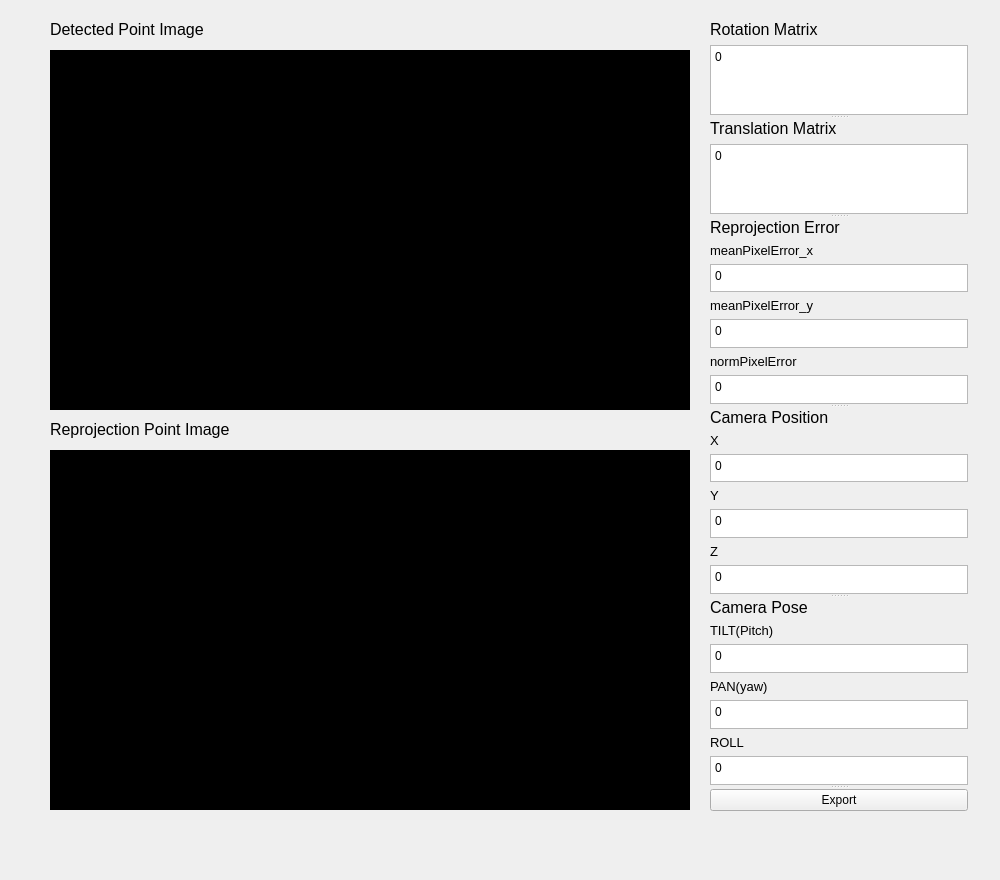
<?xml version="1.0" encoding="UTF-8"?>
<ui version="4.0">
 <class>CameraPoseEstimation</class>
 <widget class="QWidget" name="CameraPoseEstimation">
  <property name="geometry">
   <rect>
    <x>0</x>
    <y>0</y>
    <width>1000</width>
    <height>880</height>
   </rect>
  </property>
  <property name="windowTitle">
   <string>Form</string>
  </property>
  <widget class="QLabel" name="ReProjectionImg">
   <property name="geometry">
    <rect>
     <x>50</x>
     <y>450</y>
     <width>640</width>
     <height>360</height>
    </rect>
   </property>
   <property name="styleSheet">
    <string notr="true">background-color: rgb(0, 0, 0);</string>
   </property>
   <property name="text">
    <string/>
   </property>
  </widget>
  <widget class="QLabel" name="PointImg">
   <property name="geometry">
    <rect>
     <x>50</x>
     <y>50</y>
     <width>640</width>
     <height>360</height>
    </rect>
   </property>
   <property name="styleSheet">
    <string notr="true">background-color: rgb(0, 0, 0);</string>
   </property>
   <property name="text">
    <string/>
   </property>
  </widget>
  <widget class="QLabel" name="label_14">
   <property name="geometry">
    <rect>
     <x>50</x>
     <y>20</y>
     <width>256</width>
     <height>19</height>
    </rect>
   </property>
   <property name="text">
    <string>&lt;html&gt;&lt;head/&gt;&lt;body&gt;&lt;p&gt;&lt;span style=&quot; font-size:12pt;&quot;&gt;Detected Point Image&lt;/span&gt;&lt;/p&gt;&lt;/body&gt;&lt;/html&gt;</string>
   </property>
  </widget>
  <widget class="QLabel" name="label_15">
   <property name="geometry">
    <rect>
     <x>50</x>
     <y>420</y>
     <width>256</width>
     <height>19</height>
    </rect>
   </property>
   <property name="text">
    <string>&lt;html&gt;&lt;head/&gt;&lt;body&gt;&lt;p&gt;&lt;span style=&quot; font-size:12pt;&quot;&gt;Reprojection Point Image&lt;/span&gt;&lt;/p&gt;&lt;/body&gt;&lt;/html&gt;</string>
   </property>
  </widget>
  <widget class="QSplitter" name="splitter">
   <property name="geometry">
    <rect>
     <x>710</x>
     <y>20</y>
     <width>258</width>
     <height>791</height>
    </rect>
   </property>
   <property name="orientation">
    <enum>Qt::Vertical</enum>
   </property>
   <widget class="QWidget" name="layoutWidget">
    <layout class="QVBoxLayout" name="verticalLayout">
     <item>
      <widget class="QLabel" name="label_3">
       <property name="text">
        <string>&lt;html&gt;&lt;head/&gt;&lt;body&gt;&lt;p&gt;&lt;span style=&quot; font-size:12pt;&quot;&gt;Rotation Matrix&lt;/span&gt;&lt;/p&gt;&lt;/body&gt;&lt;/html&gt;</string>
       </property>
      </widget>
     </item>
     <item>
      <widget class="QTextEdit" name="R_Matrix_text">
       <property name="html">
        <string>&lt;!DOCTYPE HTML PUBLIC &quot;-//W3C//DTD HTML 4.0//EN&quot; &quot;http://www.w3.org/TR/REC-html40/strict.dtd&quot;&gt;
&lt;html&gt;&lt;head&gt;&lt;meta name=&quot;qrichtext&quot; content=&quot;1&quot; /&gt;&lt;style type=&quot;text/css&quot;&gt;
p, li { white-space: pre-wrap; }
&lt;/style&gt;&lt;/head&gt;&lt;body style=&quot; font-family:'Sans Serif'; font-size:9pt; font-weight:400; font-style:normal;&quot;&gt;
&lt;p style=&quot; margin-top:0px; margin-bottom:0px; margin-left:0px; margin-right:0px; -qt-block-indent:0; text-indent:0px;&quot;&gt;0&lt;/p&gt;&lt;/body&gt;&lt;/html&gt;</string>
       </property>
      </widget>
     </item>
    </layout>
   </widget>
   <widget class="QWidget" name="layoutWidget_2">
    <layout class="QVBoxLayout" name="verticalLayout_2">
     <item>
      <widget class="QLabel" name="label_4">
       <property name="text">
        <string>&lt;html&gt;&lt;head/&gt;&lt;body&gt;&lt;p&gt;&lt;span style=&quot; font-size:12pt;&quot;&gt;Translation Matrix&lt;/span&gt;&lt;/p&gt;&lt;/body&gt;&lt;/html&gt;</string>
       </property>
      </widget>
     </item>
     <item>
      <widget class="QTextEdit" name="T_Matrix_text">
       <property name="html">
        <string>&lt;!DOCTYPE HTML PUBLIC &quot;-//W3C//DTD HTML 4.0//EN&quot; &quot;http://www.w3.org/TR/REC-html40/strict.dtd&quot;&gt;
&lt;html&gt;&lt;head&gt;&lt;meta name=&quot;qrichtext&quot; content=&quot;1&quot; /&gt;&lt;style type=&quot;text/css&quot;&gt;
p, li { white-space: pre-wrap; }
&lt;/style&gt;&lt;/head&gt;&lt;body style=&quot; font-family:'Sans Serif'; font-size:9pt; font-weight:400; font-style:normal;&quot;&gt;
&lt;p style=&quot; margin-top:0px; margin-bottom:0px; margin-left:0px; margin-right:0px; -qt-block-indent:0; text-indent:0px;&quot;&gt;0&lt;/p&gt;&lt;/body&gt;&lt;/html&gt;</string>
       </property>
      </widget>
     </item>
    </layout>
   </widget>
   <widget class="QWidget" name="layoutWidget_3">
    <layout class="QVBoxLayout" name="verticalLayout_5">
     <item>
      <widget class="QLabel" name="label_5">
       <property name="text">
        <string>&lt;html&gt;&lt;head/&gt;&lt;body&gt;&lt;p&gt;&lt;span style=&quot; font-size:12pt;&quot;&gt;Reprojection Error&lt;/span&gt;&lt;/p&gt;&lt;/body&gt;&lt;/html&gt;</string>
       </property>
      </widget>
     </item>
     <item>
      <widget class="QLabel" name="label_11">
       <property name="text">
        <string>&lt;html&gt;&lt;head/&gt;&lt;body&gt;&lt;p&gt;&lt;span style=&quot; font-size:10pt;&quot;&gt;meanPixelError_x&lt;/span&gt;&lt;/p&gt;&lt;/body&gt;&lt;/html&gt;</string>
       </property>
      </widget>
     </item>
     <item>
      <widget class="QTextEdit" name="meanPixelError_x_text">
       <property name="html">
        <string>&lt;!DOCTYPE HTML PUBLIC &quot;-//W3C//DTD HTML 4.0//EN&quot; &quot;http://www.w3.org/TR/REC-html40/strict.dtd&quot;&gt;
&lt;html&gt;&lt;head&gt;&lt;meta name=&quot;qrichtext&quot; content=&quot;1&quot; /&gt;&lt;style type=&quot;text/css&quot;&gt;
p, li { white-space: pre-wrap; }
&lt;/style&gt;&lt;/head&gt;&lt;body style=&quot; font-family:'Sans Serif'; font-size:9pt; font-weight:400; font-style:normal;&quot;&gt;
&lt;p style=&quot; margin-top:0px; margin-bottom:0px; margin-left:0px; margin-right:0px; -qt-block-indent:0; text-indent:0px;&quot;&gt;0&lt;/p&gt;&lt;/body&gt;&lt;/html&gt;</string>
       </property>
      </widget>
     </item>
     <item>
      <widget class="QLabel" name="label_12">
       <property name="text">
        <string>&lt;html&gt;&lt;head/&gt;&lt;body&gt;&lt;p&gt;&lt;span style=&quot; font-size:10pt;&quot;&gt;meanPixelError_y&lt;/span&gt;&lt;/p&gt;&lt;/body&gt;&lt;/html&gt;</string>
       </property>
      </widget>
     </item>
     <item>
      <widget class="QTextEdit" name="meanPixelError_y_text">
       <property name="html">
        <string>&lt;!DOCTYPE HTML PUBLIC &quot;-//W3C//DTD HTML 4.0//EN&quot; &quot;http://www.w3.org/TR/REC-html40/strict.dtd&quot;&gt;
&lt;html&gt;&lt;head&gt;&lt;meta name=&quot;qrichtext&quot; content=&quot;1&quot; /&gt;&lt;style type=&quot;text/css&quot;&gt;
p, li { white-space: pre-wrap; }
&lt;/style&gt;&lt;/head&gt;&lt;body style=&quot; font-family:'Sans Serif'; font-size:9pt; font-weight:400; font-style:normal;&quot;&gt;
&lt;p style=&quot; margin-top:0px; margin-bottom:0px; margin-left:0px; margin-right:0px; -qt-block-indent:0; text-indent:0px;&quot;&gt;0&lt;/p&gt;&lt;/body&gt;&lt;/html&gt;</string>
       </property>
      </widget>
     </item>
     <item>
      <widget class="QLabel" name="label_13">
       <property name="text">
        <string>&lt;html&gt;&lt;head/&gt;&lt;body&gt;&lt;p&gt;&lt;span style=&quot; font-size:10pt;&quot;&gt;normPixelError&lt;/span&gt;&lt;/p&gt;&lt;/body&gt;&lt;/html&gt;</string>
       </property>
      </widget>
     </item>
     <item>
      <widget class="QTextEdit" name="normPixelError_text">
       <property name="html">
        <string>&lt;!DOCTYPE HTML PUBLIC &quot;-//W3C//DTD HTML 4.0//EN&quot; &quot;http://www.w3.org/TR/REC-html40/strict.dtd&quot;&gt;
&lt;html&gt;&lt;head&gt;&lt;meta name=&quot;qrichtext&quot; content=&quot;1&quot; /&gt;&lt;style type=&quot;text/css&quot;&gt;
p, li { white-space: pre-wrap; }
&lt;/style&gt;&lt;/head&gt;&lt;body style=&quot; font-family:'Sans Serif'; font-size:9pt; font-weight:400; font-style:normal;&quot;&gt;
&lt;p style=&quot; margin-top:0px; margin-bottom:0px; margin-left:0px; margin-right:0px; -qt-block-indent:0; text-indent:0px;&quot;&gt;0&lt;/p&gt;&lt;/body&gt;&lt;/html&gt;</string>
       </property>
      </widget>
     </item>
    </layout>
   </widget>
   <widget class="QWidget" name="layoutWidget_4">
    <layout class="QVBoxLayout" name="verticalLayout_4">
     <item>
      <widget class="QLabel" name="label_6">
       <property name="text">
        <string>&lt;html&gt;&lt;head/&gt;&lt;body&gt;&lt;p&gt;&lt;span style=&quot; font-size:12pt;&quot;&gt;Camera Position&lt;/span&gt;&lt;/p&gt;&lt;/body&gt;&lt;/html&gt;</string>
       </property>
      </widget>
     </item>
     <item>
      <widget class="QLabel" name="label_8">
       <property name="text">
        <string>&lt;html&gt;&lt;head/&gt;&lt;body&gt;&lt;p&gt;&lt;span style=&quot; font-size:10pt;&quot;&gt;X&lt;/span&gt;&lt;/p&gt;&lt;/body&gt;&lt;/html&gt;</string>
       </property>
      </widget>
     </item>
     <item>
      <widget class="QTextEdit" name="X_text">
       <property name="html">
        <string>&lt;!DOCTYPE HTML PUBLIC &quot;-//W3C//DTD HTML 4.0//EN&quot; &quot;http://www.w3.org/TR/REC-html40/strict.dtd&quot;&gt;
&lt;html&gt;&lt;head&gt;&lt;meta name=&quot;qrichtext&quot; content=&quot;1&quot; /&gt;&lt;style type=&quot;text/css&quot;&gt;
p, li { white-space: pre-wrap; }
&lt;/style&gt;&lt;/head&gt;&lt;body style=&quot; font-family:'Sans Serif'; font-size:9pt; font-weight:400; font-style:normal;&quot;&gt;
&lt;p style=&quot; margin-top:0px; margin-bottom:0px; margin-left:0px; margin-right:0px; -qt-block-indent:0; text-indent:0px;&quot;&gt;0&lt;/p&gt;&lt;/body&gt;&lt;/html&gt;</string>
       </property>
      </widget>
     </item>
     <item>
      <widget class="QLabel" name="label_9">
       <property name="text">
        <string>&lt;html&gt;&lt;head/&gt;&lt;body&gt;&lt;p&gt;&lt;span style=&quot; font-size:10pt;&quot;&gt;Y&lt;/span&gt;&lt;/p&gt;&lt;/body&gt;&lt;/html&gt;</string>
       </property>
      </widget>
     </item>
     <item>
      <widget class="QTextEdit" name="Y_text">
       <property name="html">
        <string>&lt;!DOCTYPE HTML PUBLIC &quot;-//W3C//DTD HTML 4.0//EN&quot; &quot;http://www.w3.org/TR/REC-html40/strict.dtd&quot;&gt;
&lt;html&gt;&lt;head&gt;&lt;meta name=&quot;qrichtext&quot; content=&quot;1&quot; /&gt;&lt;style type=&quot;text/css&quot;&gt;
p, li { white-space: pre-wrap; }
&lt;/style&gt;&lt;/head&gt;&lt;body style=&quot; font-family:'Sans Serif'; font-size:9pt; font-weight:400; font-style:normal;&quot;&gt;
&lt;p style=&quot; margin-top:0px; margin-bottom:0px; margin-left:0px; margin-right:0px; -qt-block-indent:0; text-indent:0px;&quot;&gt;0&lt;/p&gt;&lt;/body&gt;&lt;/html&gt;</string>
       </property>
      </widget>
     </item>
     <item>
      <widget class="QLabel" name="label_10">
       <property name="text">
        <string>&lt;html&gt;&lt;head/&gt;&lt;body&gt;&lt;p&gt;&lt;span style=&quot; font-size:10pt;&quot;&gt;Z&lt;/span&gt;&lt;/p&gt;&lt;/body&gt;&lt;/html&gt;</string>
       </property>
      </widget>
     </item>
     <item>
      <widget class="QTextEdit" name="Z_text">
       <property name="html">
        <string>&lt;!DOCTYPE HTML PUBLIC &quot;-//W3C//DTD HTML 4.0//EN&quot; &quot;http://www.w3.org/TR/REC-html40/strict.dtd&quot;&gt;
&lt;html&gt;&lt;head&gt;&lt;meta name=&quot;qrichtext&quot; content=&quot;1&quot; /&gt;&lt;style type=&quot;text/css&quot;&gt;
p, li { white-space: pre-wrap; }
&lt;/style&gt;&lt;/head&gt;&lt;body style=&quot; font-family:'Sans Serif'; font-size:9pt; font-weight:400; font-style:normal;&quot;&gt;
&lt;p style=&quot; margin-top:0px; margin-bottom:0px; margin-left:0px; margin-right:0px; -qt-block-indent:0; text-indent:0px;&quot;&gt;0&lt;/p&gt;&lt;/body&gt;&lt;/html&gt;</string>
       </property>
      </widget>
     </item>
    </layout>
   </widget>
   <widget class="QWidget" name="layoutWidget_5">
    <layout class="QVBoxLayout" name="verticalLayout_3">
     <item>
      <widget class="QLabel" name="label_7">
       <property name="text">
        <string>&lt;html&gt;&lt;head/&gt;&lt;body&gt;&lt;p&gt;&lt;span style=&quot; font-size:12pt;&quot;&gt;Camera Pose&lt;/span&gt;&lt;/p&gt;&lt;/body&gt;&lt;/html&gt;</string>
       </property>
      </widget>
     </item>
     <item>
      <widget class="QLabel" name="TILT_label">
       <property name="text">
        <string>&lt;html&gt;&lt;head/&gt;&lt;body&gt;&lt;p&gt;&lt;span style=&quot; font-size:10pt;&quot;&gt;TILT(Pitch)&lt;/span&gt;&lt;/p&gt;&lt;/body&gt;&lt;/html&gt;</string>
       </property>
      </widget>
     </item>
     <item>
      <widget class="QTextEdit" name="TILT_text">
       <property name="html">
        <string>&lt;!DOCTYPE HTML PUBLIC &quot;-//W3C//DTD HTML 4.0//EN&quot; &quot;http://www.w3.org/TR/REC-html40/strict.dtd&quot;&gt;
&lt;html&gt;&lt;head&gt;&lt;meta name=&quot;qrichtext&quot; content=&quot;1&quot; /&gt;&lt;style type=&quot;text/css&quot;&gt;
p, li { white-space: pre-wrap; }
&lt;/style&gt;&lt;/head&gt;&lt;body style=&quot; font-family:'Sans Serif'; font-size:9pt; font-weight:400; font-style:normal;&quot;&gt;
&lt;p style=&quot; margin-top:0px; margin-bottom:0px; margin-left:0px; margin-right:0px; -qt-block-indent:0; text-indent:0px;&quot;&gt;0&lt;/p&gt;&lt;/body&gt;&lt;/html&gt;</string>
       </property>
      </widget>
     </item>
     <item>
      <widget class="QLabel" name="TILT_label_2">
       <property name="text">
        <string>&lt;html&gt;&lt;head/&gt;&lt;body&gt;&lt;p&gt;&lt;span style=&quot; font-size:10pt;&quot;&gt;PAN(yaw)&lt;/span&gt;&lt;/p&gt;&lt;/body&gt;&lt;/html&gt;</string>
       </property>
      </widget>
     </item>
     <item>
      <widget class="QTextEdit" name="PAN_text">
       <property name="html">
        <string>&lt;!DOCTYPE HTML PUBLIC &quot;-//W3C//DTD HTML 4.0//EN&quot; &quot;http://www.w3.org/TR/REC-html40/strict.dtd&quot;&gt;
&lt;html&gt;&lt;head&gt;&lt;meta name=&quot;qrichtext&quot; content=&quot;1&quot; /&gt;&lt;style type=&quot;text/css&quot;&gt;
p, li { white-space: pre-wrap; }
&lt;/style&gt;&lt;/head&gt;&lt;body style=&quot; font-family:'Sans Serif'; font-size:9pt; font-weight:400; font-style:normal;&quot;&gt;
&lt;p style=&quot; margin-top:0px; margin-bottom:0px; margin-left:0px; margin-right:0px; -qt-block-indent:0; text-indent:0px;&quot;&gt;0&lt;/p&gt;&lt;/body&gt;&lt;/html&gt;</string>
       </property>
      </widget>
     </item>
     <item>
      <widget class="QLabel" name="TILT_label_3">
       <property name="text">
        <string>&lt;html&gt;&lt;head/&gt;&lt;body&gt;&lt;p&gt;&lt;span style=&quot; font-size:10pt;&quot;&gt;ROLL&lt;/span&gt;&lt;/p&gt;&lt;/body&gt;&lt;/html&gt;</string>
       </property>
      </widget>
     </item>
     <item>
      <widget class="QTextEdit" name="ROLL_text">
       <property name="html">
        <string>&lt;!DOCTYPE HTML PUBLIC &quot;-//W3C//DTD HTML 4.0//EN&quot; &quot;http://www.w3.org/TR/REC-html40/strict.dtd&quot;&gt;
&lt;html&gt;&lt;head&gt;&lt;meta name=&quot;qrichtext&quot; content=&quot;1&quot; /&gt;&lt;style type=&quot;text/css&quot;&gt;
p, li { white-space: pre-wrap; }
&lt;/style&gt;&lt;/head&gt;&lt;body style=&quot; font-family:'Sans Serif'; font-size:9pt; font-weight:400; font-style:normal;&quot;&gt;
&lt;p style=&quot; margin-top:0px; margin-bottom:0px; margin-left:0px; margin-right:0px; -qt-block-indent:0; text-indent:0px;&quot;&gt;0&lt;/p&gt;&lt;/body&gt;&lt;/html&gt;</string>
       </property>
      </widget>
     </item>
    </layout>
   </widget>
   <widget class="QPushButton" name="ExportButton">
    <property name="text">
     <string>Export</string>
    </property>
   </widget>
  </widget>
 </widget>
 <resources/>
 <connections/>
</ui>
